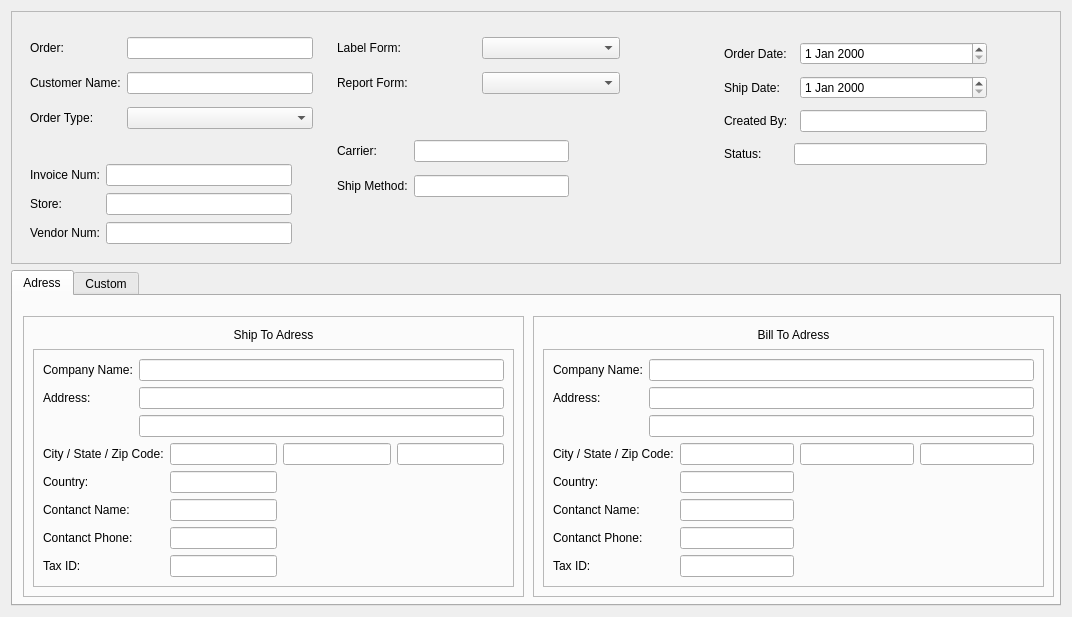
<?xml version="1.0" encoding="UTF-8"?>
<ui version="4.0">
 <class>OrderMaintance</class>
 <widget class="QWidget" name="OrderMaintance">
  <property name="geometry">
   <rect>
    <x>0</x>
    <y>0</y>
    <width>1072</width>
    <height>617</height>
   </rect>
  </property>
  <property name="minimumSize">
   <size>
    <width>1072</width>
    <height>617</height>
   </size>
  </property>
  <property name="maximumSize">
   <size>
    <width>1072</width>
    <height>617</height>
   </size>
  </property>
  <property name="windowTitle">
   <string>Order Maintance</string>
  </property>
  <layout class="QGridLayout" name="gridLayout_12">
   <item row="0" column="0">
    <widget class="QFrame" name="frame_11">
     <property name="frameShape">
      <enum>QFrame::StyledPanel</enum>
     </property>
     <property name="frameShadow">
      <enum>QFrame::Raised</enum>
     </property>
     <layout class="QGridLayout" name="gridLayout_11">
      <item row="0" column="0" rowspan="2" colspan="2">
       <widget class="QFrame" name="frame">
        <property name="minimumSize">
         <size>
          <width>301</width>
          <height>111</height>
         </size>
        </property>
        <property name="frameShape">
         <enum>QFrame::NoFrame</enum>
        </property>
        <property name="frameShadow">
         <enum>QFrame::Raised</enum>
        </property>
        <layout class="QGridLayout" name="gridLayout">
         <item row="0" column="0">
          <widget class="QLabel" name="label_OrderNumber">
           <property name="text">
            <string>Order:</string>
           </property>
          </widget>
         </item>
         <item row="0" column="1">
          <widget class="QLineEdit" name="lineEdit_order_number"/>
         </item>
         <item row="1" column="0">
          <widget class="QLabel" name="label_CustomerName">
           <property name="text">
            <string>Customer Name:</string>
           </property>
          </widget>
         </item>
         <item row="1" column="1">
          <widget class="QLineEdit" name="lineEdit_customer_name"/>
         </item>
         <item row="2" column="0">
          <widget class="QLabel" name="label_3">
           <property name="text">
            <string>Order Type:</string>
           </property>
          </widget>
         </item>
         <item row="2" column="1">
          <widget class="QComboBox" name="comboBox_OrderType"/>
         </item>
        </layout>
       </widget>
      </item>
      <item row="0" column="2" colspan="2">
       <widget class="QFrame" name="frame_2">
        <property name="minimumSize">
         <size>
          <width>301</width>
          <height>90</height>
         </size>
        </property>
        <property name="maximumSize">
         <size>
          <width>301</width>
          <height>90</height>
         </size>
        </property>
        <property name="frameShape">
         <enum>QFrame::NoFrame</enum>
        </property>
        <property name="frameShadow">
         <enum>QFrame::Raised</enum>
        </property>
        <layout class="QGridLayout" name="gridLayout_2">
         <item row="0" column="0">
          <widget class="QLabel" name="label_4">
           <property name="text">
            <string>Label Form:</string>
           </property>
          </widget>
         </item>
         <item row="0" column="1">
          <widget class="QComboBox" name="comboBox_Label_Form"/>
         </item>
         <item row="1" column="0">
          <widget class="QLabel" name="label_5">
           <property name="text">
            <string>Report Form:</string>
           </property>
          </widget>
         </item>
         <item row="1" column="1">
          <widget class="QComboBox" name="comboBox_Doc_Form"/>
         </item>
        </layout>
       </widget>
      </item>
      <item row="0" column="4" rowspan="3">
       <widget class="QFrame" name="frame_3">
        <property name="maximumSize">
         <size>
          <width>281</width>
          <height>151</height>
         </size>
        </property>
        <property name="frameShape">
         <enum>QFrame::NoFrame</enum>
        </property>
        <property name="frameShadow">
         <enum>QFrame::Raised</enum>
        </property>
        <layout class="QGridLayout" name="gridLayout_3">
         <item row="0" column="0" colspan="2">
          <widget class="QLabel" name="label_6">
           <property name="text">
            <string>Order Date:</string>
           </property>
          </widget>
         </item>
         <item row="0" column="2">
          <widget class="QDateEdit" name="dateEdit_OrderDate"/>
         </item>
         <item row="1" column="0">
          <widget class="QLabel" name="label_7">
           <property name="text">
            <string>Ship Date:</string>
           </property>
          </widget>
         </item>
         <item row="1" column="2">
          <widget class="QDateEdit" name="dateEdit_ShipDate"/>
         </item>
         <item row="2" column="0">
          <widget class="QLabel" name="label_8">
           <property name="text">
            <string>Created By:</string>
           </property>
          </widget>
         </item>
         <item row="2" column="2">
          <widget class="QLineEdit" name="lineEdit_CreatedBy"/>
         </item>
         <item row="3" column="0">
          <widget class="QLabel" name="label_9">
           <property name="text">
            <string>Status:</string>
           </property>
          </widget>
         </item>
         <item row="3" column="1" colspan="2">
          <widget class="QLineEdit" name="lineEdit_Status"/>
         </item>
        </layout>
       </widget>
      </item>
      <item row="1" column="2" rowspan="3">
       <widget class="QFrame" name="frame_4">
        <property name="minimumSize">
         <size>
          <width>250</width>
          <height>90</height>
         </size>
        </property>
        <property name="maximumSize">
         <size>
          <width>250</width>
          <height>90</height>
         </size>
        </property>
        <property name="frameShape">
         <enum>QFrame::NoFrame</enum>
        </property>
        <property name="frameShadow">
         <enum>QFrame::Raised</enum>
        </property>
        <layout class="QGridLayout" name="gridLayout_4">
         <item row="0" column="0">
          <widget class="QLabel" name="label_10">
           <property name="text">
            <string>Carrier:</string>
           </property>
          </widget>
         </item>
         <item row="0" column="1">
          <widget class="QLineEdit" name="lineEdit_Carrier"/>
         </item>
         <item row="1" column="1">
          <widget class="QLineEdit" name="lineEdit_Ship_method"/>
         </item>
         <item row="1" column="0">
          <widget class="QLabel" name="label_11">
           <property name="text">
            <string>Ship Method:</string>
           </property>
          </widget>
         </item>
        </layout>
       </widget>
      </item>
      <item row="1" column="3" rowspan="4">
       <spacer name="verticalSpacer_2">
        <property name="orientation">
         <enum>Qt::Vertical</enum>
        </property>
        <property name="sizeHint" stdset="0">
         <size>
          <width>38</width>
          <height>130</height>
         </size>
        </property>
       </spacer>
      </item>
      <item row="2" column="0" rowspan="3">
       <widget class="QFrame" name="frame_9">
        <property name="minimumSize">
         <size>
          <width>280</width>
          <height>100</height>
         </size>
        </property>
        <property name="maximumSize">
         <size>
          <width>280</width>
          <height>100</height>
         </size>
        </property>
        <property name="frameShape">
         <enum>QFrame::NoFrame</enum>
        </property>
        <property name="frameShadow">
         <enum>QFrame::Raised</enum>
        </property>
        <layout class="QGridLayout" name="gridLayout_9">
         <item row="1" column="1">
          <widget class="QLineEdit" name="lineEdit_Store"/>
         </item>
         <item row="1" column="0">
          <widget class="QLabel" name="label_30">
           <property name="text">
            <string>Store:</string>
           </property>
          </widget>
         </item>
         <item row="0" column="1">
          <widget class="QLineEdit" name="lineEdit_InvoiceNumber"/>
         </item>
         <item row="0" column="0">
          <widget class="QLabel" name="label_29">
           <property name="text">
            <string>Invoice Num:</string>
           </property>
          </widget>
         </item>
         <item row="2" column="0">
          <widget class="QLabel" name="label_28">
           <property name="text">
            <string>Vendor Num:</string>
           </property>
          </widget>
         </item>
         <item row="2" column="1">
          <widget class="QLineEdit" name="lineEdit_Vendor_num"/>
         </item>
        </layout>
       </widget>
      </item>
      <item row="2" column="1" rowspan="3">
       <spacer name="verticalSpacer">
        <property name="orientation">
         <enum>Qt::Vertical</enum>
        </property>
        <property name="sizeHint" stdset="0">
         <size>
          <width>13</width>
          <height>98</height>
         </size>
        </property>
       </spacer>
      </item>
      <item row="3" column="4" rowspan="2">
       <spacer name="horizontalSpacer">
        <property name="orientation">
         <enum>Qt::Horizontal</enum>
        </property>
        <property name="sizeHint" stdset="0">
         <size>
          <width>333</width>
          <height>48</height>
         </size>
        </property>
       </spacer>
      </item>
      <item row="4" column="2">
       <spacer name="horizontalSpacer_2">
        <property name="orientation">
         <enum>Qt::Horizontal</enum>
        </property>
        <property name="sizeHint" stdset="0">
         <size>
          <width>334</width>
          <height>28</height>
         </size>
        </property>
       </spacer>
      </item>
     </layout>
    </widget>
   </item>
   <item row="1" column="0">
    <widget class="QTabWidget" name="tabWidget">
     <property name="currentIndex">
      <number>0</number>
     </property>
     <widget class="QWidget" name="Adress">
      <attribute name="title">
       <string>Adress</string>
      </attribute>
      <widget class="QFrame" name="frame_6">
       <property name="geometry">
        <rect>
         <x>10</x>
         <y>20</y>
         <width>501</width>
         <height>281</height>
        </rect>
       </property>
       <property name="frameShape">
        <enum>QFrame::StyledPanel</enum>
       </property>
       <property name="frameShadow">
        <enum>QFrame::Raised</enum>
       </property>
       <layout class="QGridLayout" name="gridLayout_6">
        <item row="1" column="0">
         <widget class="QFrame" name="frame_5">
          <property name="frameShape">
           <enum>QFrame::StyledPanel</enum>
          </property>
          <property name="frameShadow">
           <enum>QFrame::Raised</enum>
          </property>
          <layout class="QGridLayout" name="gridLayout_5">
           <item row="0" column="0">
            <widget class="QLabel" name="label_13">
             <property name="text">
              <string>Company Name:</string>
             </property>
            </widget>
           </item>
           <item row="1" column="0">
            <widget class="QLabel" name="label_14">
             <property name="text">
              <string>Address:</string>
             </property>
            </widget>
           </item>
           <item row="3" column="0" colspan="2">
            <widget class="QLabel" name="label_15">
             <property name="text">
              <string>City / State / Zip Code:</string>
             </property>
            </widget>
           </item>
           <item row="3" column="2">
            <widget class="QLineEdit" name="lineEdit_shp_to_City"/>
           </item>
           <item row="3" column="3">
            <widget class="QLineEdit" name="lineEdit_shp_to_State"/>
           </item>
           <item row="3" column="4">
            <widget class="QLineEdit" name="lineEdit_shp_to_ZipCode"/>
           </item>
           <item row="4" column="2" rowspan="2">
            <widget class="QLineEdit" name="lineEdit_shp_to_Country"/>
           </item>
           <item row="6" column="2" rowspan="2">
            <widget class="QLineEdit" name="lineEdit_shp_to_ContactName"/>
           </item>
           <item row="8" column="2">
            <widget class="QLineEdit" name="lineEdit_shp_to_ContactPhone"/>
           </item>
           <item row="9" column="2">
            <widget class="QLineEdit" name="lineEdit_shp_to_TaxId"/>
           </item>
           <item row="9" column="0">
            <widget class="QLabel" name="label_19">
             <property name="text">
              <string>Tax ID:</string>
             </property>
            </widget>
           </item>
           <item row="8" column="0">
            <widget class="QLabel" name="label_18">
             <property name="text">
              <string>Contanct Phone:</string>
             </property>
            </widget>
           </item>
           <item row="6" column="0" rowspan="2">
            <widget class="QLabel" name="label_17">
             <property name="text">
              <string>Contanct Name:</string>
             </property>
            </widget>
           </item>
           <item row="4" column="0" rowspan="2">
            <widget class="QLabel" name="label_16">
             <property name="text">
              <string>Country:</string>
             </property>
            </widget>
           </item>
           <item row="1" column="1" colspan="4">
            <widget class="QLineEdit" name="lineEdit_11"/>
           </item>
           <item row="0" column="1" colspan="4">
            <widget class="QLineEdit" name="lineEdit_shp_to_Company"/>
           </item>
           <item row="2" column="1" colspan="4">
            <widget class="QLineEdit" name="lineEdit_shp_to_Addres2"/>
           </item>
          </layout>
         </widget>
        </item>
        <item row="0" column="0">
         <widget class="QLabel" name="label_12">
          <property name="text">
           <string>Ship To Adress</string>
          </property>
          <property name="alignment">
           <set>Qt::AlignCenter</set>
          </property>
         </widget>
        </item>
       </layout>
      </widget>
      <widget class="QFrame" name="frame_7">
       <property name="geometry">
        <rect>
         <x>520</x>
         <y>20</y>
         <width>521</width>
         <height>281</height>
        </rect>
       </property>
       <property name="frameShape">
        <enum>QFrame::StyledPanel</enum>
       </property>
       <property name="frameShadow">
        <enum>QFrame::Raised</enum>
       </property>
       <layout class="QGridLayout" name="gridLayout_7">
        <item row="1" column="0">
         <widget class="QFrame" name="frame_8">
          <property name="frameShape">
           <enum>QFrame::StyledPanel</enum>
          </property>
          <property name="frameShadow">
           <enum>QFrame::Raised</enum>
          </property>
          <layout class="QGridLayout" name="gridLayout_8">
           <item row="0" column="0">
            <widget class="QLabel" name="label_20">
             <property name="text">
              <string>Company Name:</string>
             </property>
            </widget>
           </item>
           <item row="1" column="0">
            <widget class="QLabel" name="label_21">
             <property name="text">
              <string>Address:</string>
             </property>
            </widget>
           </item>
           <item row="3" column="0" colspan="2">
            <widget class="QLabel" name="label_22">
             <property name="text">
              <string>City / State / Zip Code:</string>
             </property>
            </widget>
           </item>
           <item row="3" column="2">
            <widget class="QLineEdit" name="lineEdit_bill_to_City"/>
           </item>
           <item row="3" column="3">
            <widget class="QLineEdit" name="lineEdit_bill_to_State"/>
           </item>
           <item row="3" column="4">
            <widget class="QLineEdit" name="lineEdit_bill_to_ZipCode"/>
           </item>
           <item row="4" column="2" rowspan="2">
            <widget class="QLineEdit" name="lineEdit_bill_to_Country"/>
           </item>
           <item row="6" column="2" rowspan="2">
            <widget class="QLineEdit" name="lineEdit_bill_to_ContactName"/>
           </item>
           <item row="8" column="2">
            <widget class="QLineEdit" name="lineEdit_bill_to_ContactPhone"/>
           </item>
           <item row="9" column="2">
            <widget class="QLineEdit" name="lineEdit_bill_to_TaxId"/>
           </item>
           <item row="9" column="0">
            <widget class="QLabel" name="label_23">
             <property name="text">
              <string>Tax ID:</string>
             </property>
            </widget>
           </item>
           <item row="8" column="0">
            <widget class="QLabel" name="label_24">
             <property name="text">
              <string>Contanct Phone:</string>
             </property>
            </widget>
           </item>
           <item row="6" column="0" rowspan="2">
            <widget class="QLabel" name="label_25">
             <property name="text">
              <string>Contanct Name:</string>
             </property>
            </widget>
           </item>
           <item row="4" column="0" rowspan="2">
            <widget class="QLabel" name="label_26">
             <property name="text">
              <string>Country:</string>
             </property>
            </widget>
           </item>
           <item row="1" column="1" colspan="4">
            <widget class="QLineEdit" name="lineEdit_bill_to_Addres"/>
           </item>
           <item row="0" column="1" colspan="4">
            <widget class="QLineEdit" name="lineEdit_bill_to_Company"/>
           </item>
           <item row="2" column="1" colspan="4">
            <widget class="QLineEdit" name="lineEdit_bill_to_Addres2"/>
           </item>
          </layout>
         </widget>
        </item>
        <item row="0" column="0">
         <widget class="QLabel" name="label_27">
          <property name="text">
           <string>Bill To Adress</string>
          </property>
          <property name="alignment">
           <set>Qt::AlignCenter</set>
          </property>
         </widget>
        </item>
       </layout>
      </widget>
     </widget>
     <widget class="QWidget" name="Custom">
      <attribute name="title">
       <string>Custom</string>
      </attribute>
      <widget class="QFrame" name="frame_10">
       <property name="geometry">
        <rect>
         <x>0</x>
         <y>0</y>
         <width>301</width>
         <height>191</height>
        </rect>
       </property>
       <property name="frameShape">
        <enum>QFrame::StyledPanel</enum>
       </property>
       <property name="frameShadow">
        <enum>QFrame::Raised</enum>
       </property>
       <layout class="QGridLayout" name="gridLayout_10">
        <item row="3" column="0">
         <widget class="QLabel" name="label_34">
          <property name="text">
           <string>Custom 4:</string>
          </property>
         </widget>
        </item>
        <item row="0" column="0">
         <widget class="QLabel" name="label_31">
          <property name="text">
           <string>Custom 1:</string>
          </property>
         </widget>
        </item>
        <item row="2" column="0">
         <widget class="QLabel" name="label_33">
          <property name="text">
           <string>Custom 3:</string>
          </property>
         </widget>
        </item>
        <item row="4" column="0">
         <widget class="QLabel" name="label_35">
          <property name="text">
           <string>Custom 5:</string>
          </property>
         </widget>
        </item>
        <item row="1" column="0">
         <widget class="QLabel" name="label_32">
          <property name="text">
           <string>Custom 2:</string>
          </property>
         </widget>
        </item>
        <item row="0" column="1">
         <widget class="QLineEdit" name="lineEdit_custom_1"/>
        </item>
        <item row="1" column="1">
         <widget class="QLineEdit" name="lineEdit_custom_2"/>
        </item>
        <item row="2" column="1">
         <widget class="QLineEdit" name="lineEdit_custom_3"/>
        </item>
        <item row="3" column="1">
         <widget class="QLineEdit" name="lineEdit_custom_4"/>
        </item>
        <item row="4" column="1">
         <widget class="QLineEdit" name="lineEdit_custom_5"/>
        </item>
       </layout>
      </widget>
     </widget>
    </widget>
   </item>
  </layout>
 </widget>
 <resources/>
 <connections/>
</ui>
